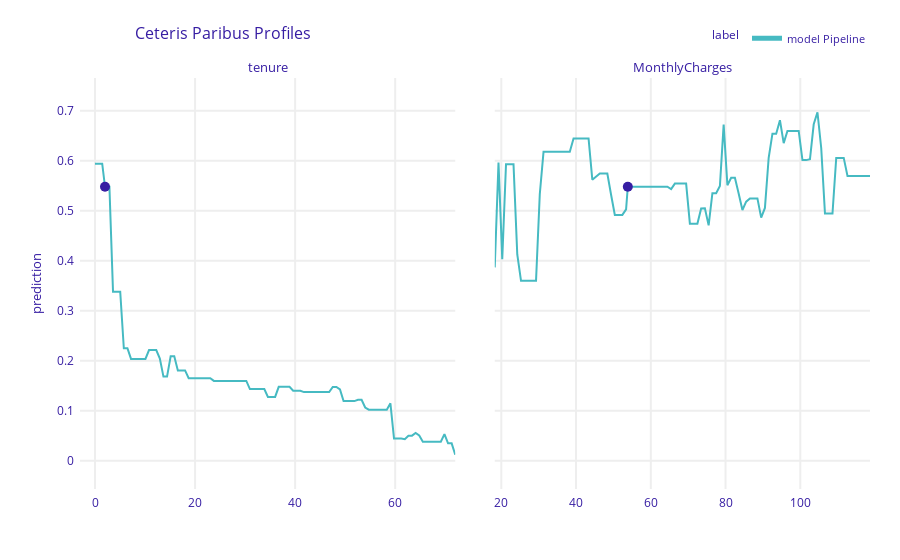

Notebook code cell kept with this figure:
### Code cell
cp_henry.plot(variables = ['tenure', 'MonthlyCharges'])
